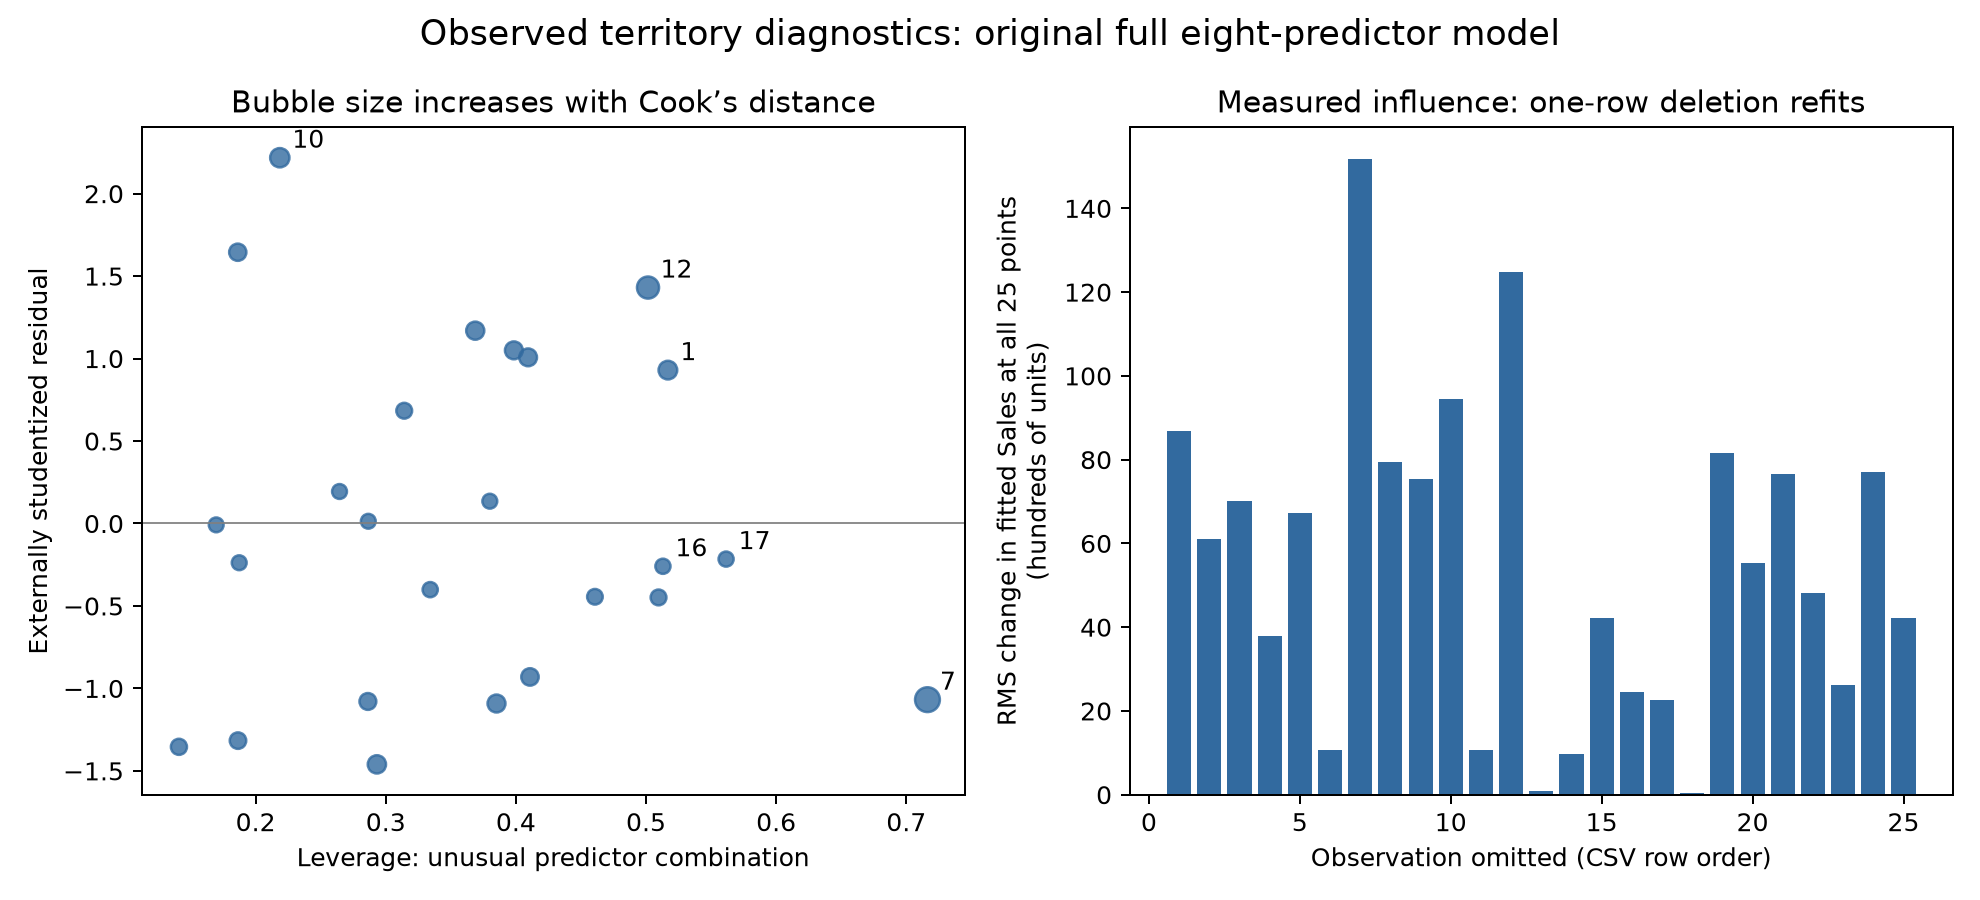

This chart was generated by the following Python code:
import os
os.environ['MPLCONFIGDIR']='.mplcache'
import matplotlib
matplotlib.use('Agg')
import matplotlib.pyplot as plt
import numpy as np
import pandas as pd
import statsmodels.api as sm
import json

df=pd.read_csv('sales_territory.csv');X=sm.add_constant(df.drop(columns='Sales'));m=sm.OLS(df.Sales,X).fit();inf=m.get_influence()
rows=[]
for i in range(len(df)):
    keep=np.arange(len(df))!=i
    deleted=sm.OLS(df.Sales[keep],X[keep]).fit()
    delta=deleted.predict(X)-m.fittedvalues
    rows.append({'row':i+1,'leverage':float(inf.hat_matrix_diag[i]),'externally_studentized_residual':float(inf.resid_studentized_external[i]),'Cooks_distance':float(inf.cooks_distance[0][i]),'RMS_fitted_change_all_25':float(np.sqrt(np.mean(delta**2))),'max_absolute_fitted_change_all_25':float(np.max(np.abs(delta))),'Time_slope_without_row':float(deleted.params.Time),'Accounts_slope_without_row':float(deleted.params.Accts)})
out=pd.DataFrame(rows);out.to_csv('observed_territory_influence_values.csv',index=False)
top=out.nlargest(4,'Cooks_distance');lev=out.nlargest(4,'leverage')
selected=sorted(set(top.row)|set(lev.row));df.iloc[[i-1 for i in selected]].assign(CSV_row=selected).to_csv('unusual_territories_original_values.csv',index=False)
r={'model':'Full eight-predictor OLS sales model with intercept, all 25 rows','average_leverage':9/25,'top_leverage':lev.to_dict(orient='records'),'top_Cooks_distance':top.to_dict(orient='records'),'original_Time_slope':float(m.params.Time),'original_Accounts_slope':float(m.params.Accts),'original_residual_SD':float(np.sqrt(m.mse_resid)),'note':'One-row deletion refits are sensitivity analysis, not validation or a recommendation to delete. Fitted changes measured at all 25 original predictor vectors, including the omitted point.'}
with open('observed_territory_influence_results.json','w') as f:json.dump(r,f,indent=2)
fig,axes=plt.subplots(1,2,figsize=(11,5))
axes[0].scatter(out.leverage,out.externally_studentized_residual,s=35+out.Cooks_distance*200,color='#326a9f',alpha=.8)
for row in out.itertuples():
    if row.row in selected or abs(row.externally_studentized_residual)>2:axes[0].annotate(str(row.row),(row.leverage,row.externally_studentized_residual),xytext=(5,4),textcoords='offset points')
axes[0].axhline(0,color='gray',lw=.7);axes[0].set_xlabel('Leverage: unusual predictor combination');axes[0].set_ylabel('Externally studentized residual');axes[0].set_title('Bubble size increases with Cook’s distance')
axes[1].bar(out.row,out.RMS_fitted_change_all_25,color='#326a9f');axes[1].set_xlabel('Observation omitted (CSV row order)');axes[1].set_ylabel('RMS change in fitted Sales at all 25 points\n(hundreds of units)');axes[1].set_title('Measured influence: one-row deletion refits')
fig.suptitle('Observed territory diagnostics: original full eight-predictor model',fontsize=14)
fig.tight_layout();fig.savefig('observed_territory_influence.png',dpi=180)
print(json.dumps(r,indent=2))
